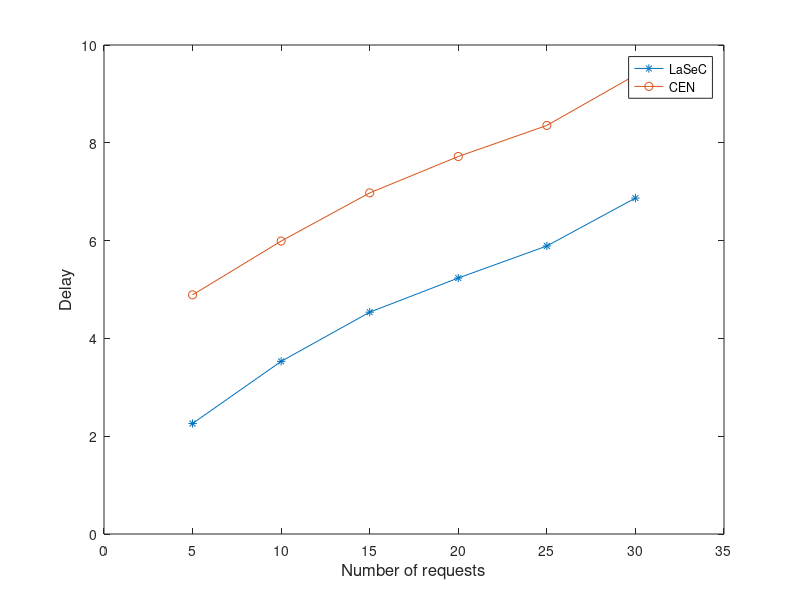

Recreate this plot in MATLAB.
x = [5 10 15 20 25 30]
y1 = [2.26 3.530375 4.5365 5.2345625 5.89 6.87]
y2 = [4.89 5.9901875 6.97575 7.719875 8.3554375 9.385]
plot(x, y1, '-*', x, y2, '-o')
axis([0 35 0 10])
xlabel('Number of requests', 'fontsize',12)
ylabel('Delay','fontsize',12)
legend('LaSeC', 'CEN')
%set(h, 'Box', 'on')
